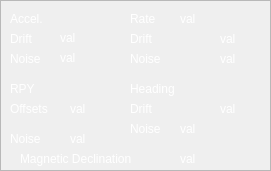
    <widget class="QFrame" name="frame_5">
     <property name="geometry">
      <rect>
       <x>350</x>
       <y>140</y>
       <width>271</width>
       <height>171</height>
      </rect>
     </property>
     <property name="frameShape">
      <enum>QFrame::StyledPanel</enum>
     </property>
     <property name="frameShadow">
      <enum>QFrame::Raised</enum>
     </property>
     <widget class="QLabel" name="label_27">
      <property name="geometry">
       <rect>
        <x>130</x>
        <y>10</y>
        <width>61</width>
        <height>17</height>
       </rect>
      </property>
      <property name="styleSheet">
       <string notr="true">color: rgb(255, 255, 255);</string>
      </property>
      <property name="text">
       <string>Rate</string>
      </property>
     </widget>
     <widget class="QLabel" name="label_28">
      <property name="geometry">
       <rect>
        <x>10</x>
        <y>30</y>
        <width>91</width>
        <height>17</height>
       </rect>
      </property>
      <property name="styleSheet">
       <string notr="true">color: rgb(255, 255, 255);</string>
      </property>
      <property name="text">
       <string>Drift</string>
      </property>
     </widget>
     <widget class="QLabel" name="label_29">
      <property name="geometry">
       <rect>
        <x>10</x>
        <y>50</y>
        <width>61</width>
        <height>17</height>
       </rect>
      </property>
      <property name="styleSheet">
       <string notr="true">color: rgb(255, 255, 255);</string>
      </property>
      <property name="text">
       <string>Noise</string>
      </property>
     </widget>
     <widget class="QLabel" name="label_30">
      <property name="geometry">
       <rect>
        <x>10</x>
        <y>100</y>
        <width>81</width>
        <height>17</height>
       </rect>
      </property>
      <property name="styleSheet">
       <string notr="true">color: rgb(255, 255, 255);</string>
      </property>
      <property name="text">
       <string>Offsets</string>
      </property>
     </widget>
     <widget class="QLabel" name="label_31">
      <property name="geometry">
       <rect>
        <x>130</x>
        <y>30</y>
        <width>91</width>
        <height>17</height>
       </rect>
      </property>
      <property name="styleSheet">
       <string notr="true">color: rgb(255, 255, 255);</string>
      </property>
      <property name="text">
       <string>Drift</string>
      </property>
     </widget>
     <widget class="QLabel" name="label_32">
      <property name="geometry">
       <rect>
        <x>130</x>
        <y>50</y>
        <width>91</width>
        <height>17</height>
       </rect>
      </property>
      <property name="styleSheet">
       <string notr="true">color: rgb(255, 255, 255);</string>
      </property>
      <property name="text">
       <string>Noise</string>
      </property>
     </widget>
     <widget class="QLabel" name="label_33">
      <property name="geometry">
       <rect>
        <x>10</x>
        <y>10</y>
        <width>61</width>
        <height>17</height>
       </rect>
      </property>
      <property name="styleSheet">
       <string notr="true">color: rgb(255, 255, 255);</string>
      </property>
      <property name="text">
       <string>Accel.</string>
      </property>
     </widget>
     <widget class="QLabel" name="label_34">
      <property name="geometry">
       <rect>
        <x>130</x>
        <y>100</y>
        <width>91</width>
        <height>17</height>
       </rect>
      </property>
      <property name="styleSheet">
       <string notr="true">color: rgb(255, 255, 255);</string>
      </property>
      <property name="text">
       <string>Drift</string>
      </property>
     </widget>
     <widget class="QLabel" name="label_35">
      <property name="geometry">
       <rect>
        <x>130</x>
        <y>120</y>
        <width>91</width>
        <height>17</height>
       </rect>
      </property>
      <property name="styleSheet">
       <string notr="true">color: rgb(255, 255, 255);</string>
      </property>
      <property name="text">
       <string>Noise</string>
      </property>
     </widget>
     <widget class="QLabel" name="label_36">
      <property name="geometry">
       <rect>
        <x>130</x>
        <y>80</y>
        <width>91</width>
        <height>17</height>
       </rect>
      </property>
      <property name="styleSheet">
       <string notr="true">color: rgb(255, 255, 255);</string>
      </property>
      <property name="text">
       <string>Heading</string>
      </property>
     </widget>
     <widget class="QLabel" name="label_37">
      <property name="geometry">
       <rect>
        <x>10</x>
        <y>80</y>
        <width>81</width>
        <height>17</height>
       </rect>
      </property>
      <property name="styleSheet">
       <string notr="true">color: rgb(255, 255, 255);</string>
      </property>
      <property name="text">
       <string>RPY</string>
      </property>
     </widget>
     <widget class="QLabel" name="label_38">
      <property name="geometry">
       <rect>
        <x>10</x>
        <y>130</y>
        <width>81</width>
        <height>17</height>
       </rect>
      </property>
      <property name="styleSheet">
       <string notr="true">color: rgb(255, 255, 255);</string>
      </property>
      <property name="text">
       <string>Noise</string>
      </property>
     </widget>
     <widget class="QLabel" name="imu_update_rate">
      <property name="geometry">
       <rect>
        <x>180</x>
        <y>10</y>
        <width>41</width>
        <height>17</height>
       </rect>
      </property>
      <property name="styleSheet">
       <string notr="true">color: rgb(255, 255, 255);</string>
      </property>
      <property name="text">
       <string>val</string>
      </property>
     </widget>
     <widget class="QLabel" name="imu_rate_drift">
      <property name="geometry">
       <rect>
        <x>220</x>
        <y>30</y>
        <width>41</width>
        <height>17</height>
       </rect>
      </property>
      <property name="styleSheet">
       <string notr="true">color: rgb(255, 255, 255);</string>
      </property>
      <property name="text">
       <string>val</string>
      </property>
     </widget>
     <widget class="QLabel" name="imu_rate_noise">
      <property name="geometry">
       <rect>
        <x>220</x>
        <y>50</y>
        <width>41</width>
        <height>17</height>
       </rect>
      </property>
      <property name="styleSheet">
       <string notr="true">color: rgb(255, 255, 255);</string>
      </property>
      <property name="text">
       <string>val</string>
      </property>
     </widget>
     <widget class="QLabel" name="imu_heading_drift">
      <property name="geometry">
       <rect>
        <x>220</x>
        <y>100</y>
        <width>41</width>
        <height>17</height>
       </rect>
      </property>
      <property name="styleSheet">
       <string notr="true">color: rgb(255, 255, 255);</string>
      </property>
      <property name="text">
       <string>val</string>
      </property>
     </widget>
     <widget class="QLabel" name="imu_heading_noise">
      <property name="geometry">
       <rect>
        <x>180</x>
        <y>120</y>
        <width>41</width>
        <height>17</height>
       </rect>
      </property>
      <property name="styleSheet">
       <string notr="true">color: rgb(255, 255, 255);</string>
      </property>
      <property name="text">
       <string>val</string>
      </property>
     </widget>
     <widget class="QLabel" name="imu_accel_drift">
      <property name="geometry">
       <rect>
        <x>60</x>
        <y>30</y>
        <width>41</width>
        <height>16</height>
       </rect>
      </property>
      <property name="styleSheet">
       <string notr="true">color: rgb(255, 255, 255);</string>
      </property>
      <property name="text">
       <string>val</string>
      </property>
     </widget>
     <widget class="QLabel" name="imu_accel_noise">
      <property name="geometry">
       <rect>
        <x>60</x>
        <y>50</y>
        <width>41</width>
        <height>16</height>
       </rect>
      </property>
      <property name="styleSheet">
       <string notr="true">color: rgb(255, 255, 255);</string>
      </property>
      <property name="text">
       <string>val</string>
      </property>
     </widget>
     <widget class="QLabel" name="imu_rpy_offsets">
      <property name="geometry">
       <rect>
        <x>70</x>
        <y>100</y>
        <width>41</width>
        <height>17</height>
       </rect>
      </property>
      <property name="styleSheet">
       <string notr="true">color: rgb(255, 255, 255);</string>
      </property>
      <property name="text">
       <string>val</string>
      </property>
     </widget>
     <widget class="QLabel" name="imu_noise">
      <property name="geometry">
       <rect>
        <x>70</x>
        <y>130</y>
        <width>51</width>
        <height>17</height>
       </rect>
      </property>
      <property name="styleSheet">
       <string notr="true">color: rgb(255, 255, 255);</string>
      </property>
      <property name="text">
       <string>val</string>
      </property>
     </widget>
     <widget class="QLabel" name="label_63">
      <property name="geometry">
       <rect>
        <x>20</x>
        <y>150</y>
        <width>151</width>
        <height>17</height>
       </rect>
      </property>
      <property name="styleSheet">
       <string notr="true">color: rgb(255, 255, 255);</string>
      </property>
      <property name="text">
       <string>Magnetic Declination</string>
      </property>
     </widget>
     <widget class="QLabel" name="label_64">
      <property name="geometry">
       <rect>
        <x>180</x>
        <y>150</y>
        <width>51</width>
        <height>17</height>
       </rect>
      </property>
      <property name="styleSheet">
       <string notr="true">color: rgb(255, 255, 255);</string>
      </property>
      <property name="text">
       <string>val</string>
      </property>
     </widget>
    </widget>
